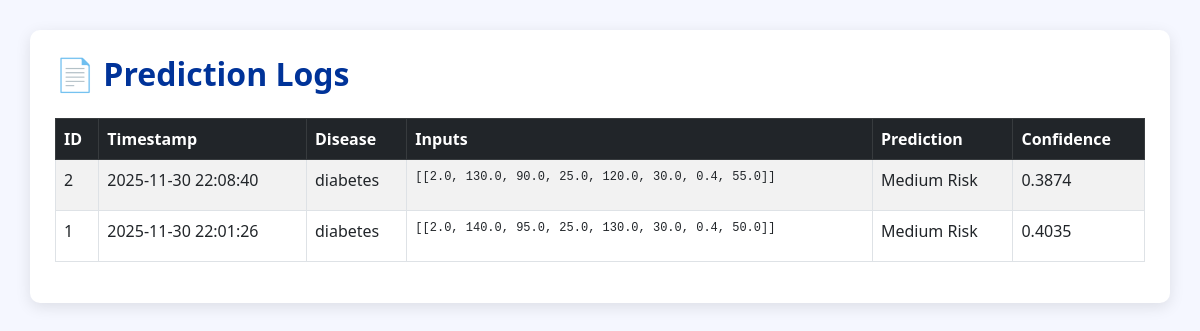
The page /logs_table on the database as committed earlier.
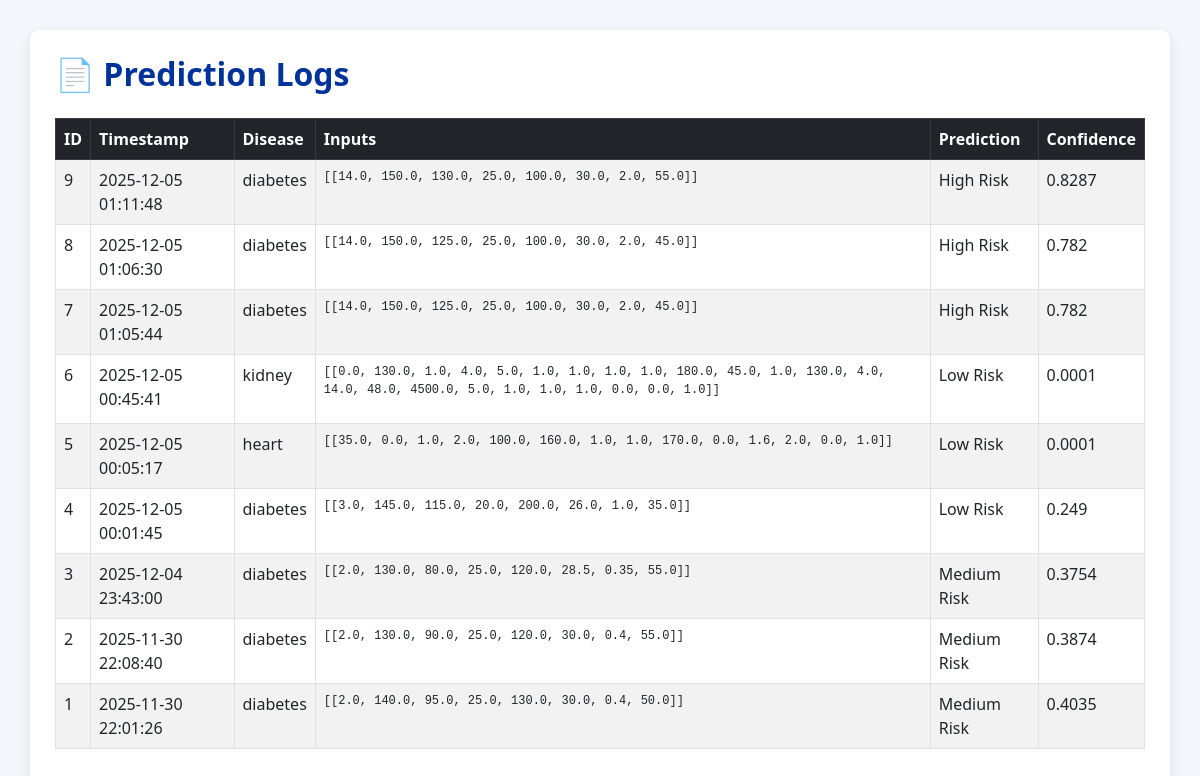
The same page on the database as committed later.
### tables this page shows
CREATE TABLE logs (
    id INTEGER PRIMARY KEY AUTOINCREMENT,
    timestamp TEXT,
    disease TEXT,
    inputs TEXT,
    prediction TEXT,
    confidence REAL
);

### app.py (the view)
@app.route('/logs_table')
def logs_table():
    conn = sqlite3.connect("prediction_logs.db")
    c = conn.cursor()
    c.execute("SELECT * FROM logs ORDER BY id DESC")
    rows = c.fetchall()
    conn.close()
    logs = []
    for r in rows:
        logs.append({
            "id": r[0],
            "timestamp": r[1],
            "disease": r[2],
            "inputs": r[3],
            "prediction": r[4],
            "confidence": round(float(r[5]), 4)
        })
    return render_template("logs.html", logs=logs)

### templates/logs.html (shortened to what this page needs)
<!DOCTYPE html>
<html>
<head>
    <link rel="stylesheet"
          href="https://cdn.jsdelivr.net/npm/bootstrap@5.3.0/dist/css/bootstrap.min.css">
</head>
<body>
    <div class="container table-container">
        <h2>📄 Prediction Logs</h2>
        <table class="table table-striped table-bordered">
            <thead class="table-dark">
                <tr>
                    <th>ID</th>
                    <th>Timestamp</th>
                    <th>Disease</th>
                    <th>Inputs</th>
                    <th>Prediction</th>
                    <th>Confidence</th>
                </tr>
            </thead>
            <tbody>
                {% for row in logs %}
                <tr>
                    <td>{{ row.id }}</td>
                    <td>{{ row.timestamp }}</td>
                    <td>{{ row.disease }}</td>
                    <td><pre>{{ row.inputs }}</pre></td>
                    <td>{{ row.prediction }}</td>
                    <td>{{ row.confidence }}</td>
                </tr>
                {% endfor %}
            </tbody>
        </table>
    </div>
</body>
</html>

### templates/logs.html (style rules this page uses)
body { background: #f5f7ff; padding: 30px; }
.table-container { background: white; padding: 25px; border-radius: 10px; box-shadow: 0 4px 15px rgba(0,0,0,0.1); }
h2 { margin-bottom: 25px; font-weight: bold; color: #003399; }
pre { white-space: pre-wrap; font-size: 12px; }

Rows that differ between the two databases and show on the page:
added logs: id "9", timestamp "2025-12-05 01:11:48", disease "diabetes", inputs "[[14.0, 150.0, 130.0, 25.0, 100.0, 30.0, 2.0, 55.0]]", prediction "High Risk", confidence "0.8287"
added logs: id "8", timestamp "2025-12-05 01:06:30", disease "diabetes", inputs "[[14.0, 150.0, 125.0, 25.0, 100.0, 30.0, 2.0, 45.0]]", prediction "High Risk", confidence "0.782"
added logs: id "7", timestamp "2025-12-05 01:05:44", disease "diabetes", inputs "[[14.0, 150.0, 125.0, 25.0, 100.0, 30.0, 2.0, 45.0]]", prediction "High Risk", confidence "0.782"
added logs: id "6", timestamp "2025-12-05 00:45:41", disease "kidney", inputs "[[0.0, 130.0, 1.0, 4.0, 5.0, 1.0, 1.0, 1.0, 1.0, 180.0, 45.0, 1.0, 130.0, 4.0, 14.0, 48.0, 4500.0, 5.0, 1.0, 1.0, 1.0, 0.0, 0.0, 1.0]]", prediction "Low Risk", confidence "0.0001"
added logs: id "5", timestamp "2025-12-05 00:05:17", disease "heart", inputs "[[35.0, 0.0, 1.0, 2.0, 100.0, 160.0, 1.0, 1.0, 170.0, 0.0, 1.6, 2.0, 0.0, 1.0]]", prediction "Low Risk", confidence "0.0001"
added logs: id "4", timestamp "2025-12-05 00:01:45", disease "diabetes", inputs "[[3.0, 145.0, 115.0, 20.0, 200.0, 26.0, 1.0, 35.0]]", prediction "Low Risk", confidence "0.249"
added logs: id "3", timestamp "2025-12-04 23:43:00", disease "diabetes", inputs "[[2.0, 130.0, 80.0, 25.0, 120.0, 28.5, 0.35, 55.0]]", prediction "Medium Risk", confidence "0.3754"
